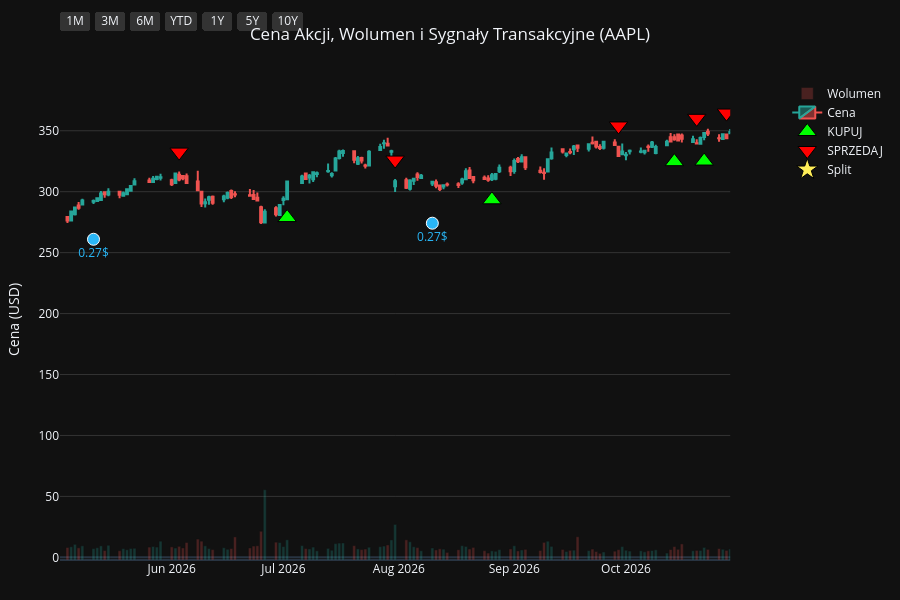
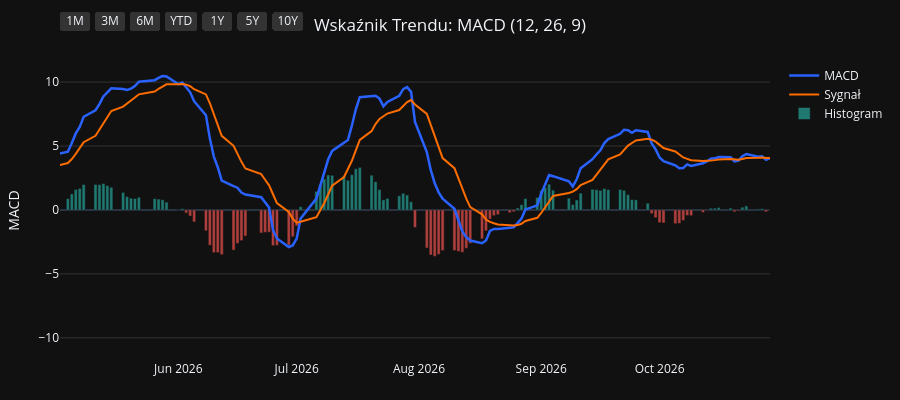
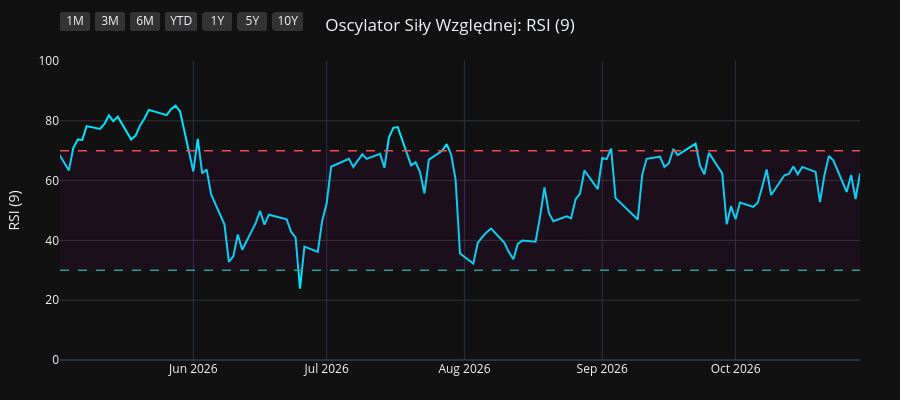
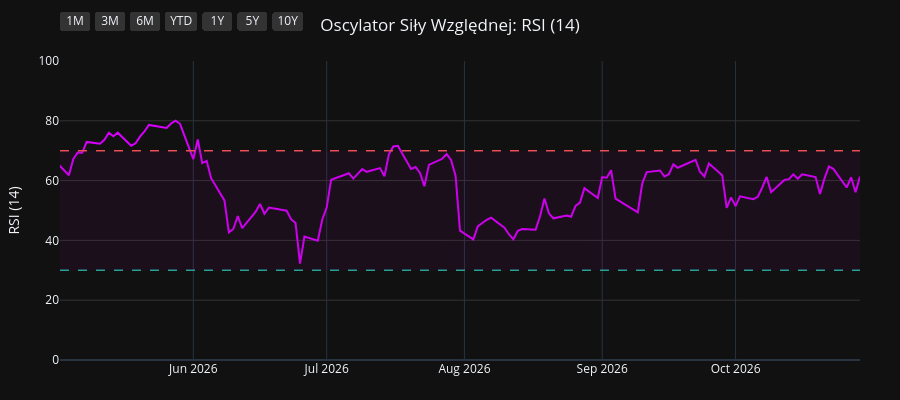

These figures' notebook cell, in order:
### Code cell
import os
import yfinance as yf
import pandas as pd
import pandas_ta as ta
import plotly.graph_objects as go
from plotly.subplots import make_subplots

# 1. Pobranie i przygotowanie danych
symbol = os.environ.get("STOCK_TICKER", "").strip().upper()
if not symbol:
    raise RuntimeError("Set STOCK_TICKER before running price_extractor.ipynb")
df = yf.Ticker(symbol).history(period="10y")
df.index = df.index.tz_localize(None)

# Wskaźniki i sygnały
df.ta.macd(fast=12, slow=26, signal=9, append=True)
df.ta.rsi(length=9, append=True)
df.ta.rsi(length=14, append=True)
df.ta.rsi(length=21, append=True)
df.dropna(inplace=True)

macd = df['MACD_12_26_9']
signal = df['MACDs_12_26_9']
wczorajszy_macd = macd.shift(1)
wczorajszy_signal = signal.shift(1)

df['Decyzja'] = 'BRAK'
df.loc[(macd > signal) & (wczorajszy_macd <= wczorajszy_signal), 'Decyzja'] = 'KUPUJ'
df.loc[(macd < signal) & (wczorajszy_macd >= wczorajszy_signal), 'Decyzja'] = 'SPRZEDAJ'

df_kupuj = df[df['Decyzja'] == 'KUPUJ']
df_sprzedaj = df[df['Decyzja'] == 'SPRZEDAJ']
df_dywidendy = df[df['Dividends'] > 0]
df_splity = df[df['Stock Splits'] > 0]

# Wspólna konfiguracja osi X
konfiguracja_osi_x = dict(
    type="date",
    showspikes=True, spikemode="across", spikesnap="cursor", spikedash="dot", spikecolor="#ffffff", spikethickness=1, hoverformat="%Y-%m-%d",
    rangeselector=dict(
        buttons=list([
            dict(count=1, label="1M", step="month", stepmode="backward"),
            dict(count=3, label="3M", step="month", stepmode="backward"),
            dict(count=6, label="6M", step="month", stepmode="backward"),
            dict(count=1, label="YTD", step="year", stepmode="todate"),
            dict(count=1, label="1Y", step="year", stepmode="backward"),
            dict(count=5, label="5Y", step="year", stepmode="backward"),
            dict(step="all", label="10Y")
        ]),
        bgcolor="#333333", activecolor="#2962ff", x=0, y=1.1
    )
)

# ==========================================
# WYKRES 1: CENA + WOLUMEN + SYGNAŁY
# ==========================================
fig1 = make_subplots(specs=[[{"secondary_y": True}]])

kolory_wolumenu = ['#26a69a' if row['Close'] >= row['Open'] else '#ef5350' for index, row in df.iterrows()]
fig1.add_trace(go.Bar(x=df.index, y=df['Volume'], marker_color=kolory_wolumenu, opacity=0.25, name='Wolumen'), secondary_y=True)
fig1.add_trace(go.Candlestick(x=df.index, open=df['Open'], high=df['High'], low=df['Low'], close=df['Close'], name='Cena', increasing_line_color='#26a69a', decreasing_line_color='#ef5350'), secondary_y=False)
fig1.add_trace(go.Scatter(x=df_kupuj.index, y=df_kupuj['Low'] * 0.95, customdata=df_kupuj[['Low', 'High']], mode='markers', marker=dict(symbol='triangle-up', size=16, color='#00ff00', line=dict(width=1, color='black')), name='KUPUJ', hovertemplate='KUPUJ<br>Najniższa: %{customdata[0]:.2f}<br>Najwyższa: %{customdata[1]:.2f}<extra></extra>'), secondary_y=False)
fig1.add_trace(go.Scatter(x=df_sprzedaj.index, y=df_sprzedaj['High'] * 1.05, customdata=df_sprzedaj[['Low', 'High']], mode='markers', marker=dict(symbol='triangle-down', size=16, color='#ff0000', line=dict(width=1, color='black')), name='SPRZEDAJ', hovertemplate='SPRZEDAJ<br>Najniższa: %{customdata[0]:.2f}<br>Najwyższa: %{customdata[1]:.2f}<extra></extra>'), secondary_y=False)

if not df_dywidendy.empty:
    fig1.add_trace(go.Scatter(x=df_dywidendy.index, y=df_dywidendy['Low'] * 0.90, mode='markers+text', marker=dict(symbol='circle', size=12, color='#29b6f6', line=dict(width=1, color='white')), text=df_dywidendy['Dividends'].apply(lambda x: f"{x}$"), textposition="bottom center", name='Dywidenda', showlegend=False, hovertemplate='Dywidenda: %{text}<extra></extra>', textfont=dict(color="#29b6f6")), secondary_y=False)
if not df_splity.empty:
                    fig1.add_trace(go.Scatter(x=df_splity.index, y=df_splity['High'], mode='markers+text', marker=dict(symbol='star', size=16, color='#ffee58', line=dict(width=1, color='black')), text=df_splity['Stock Splits'].apply(lambda x: f"{x:g}:1" if x >= 1 else f"1:{1 / x:g}"), textposition="top center", name='Split', hovertemplate='%{text}<extra></extra>', textfont=dict(color="#ffee58")), secondary_y=False)

fig1.update_layout(title=dict(text=f"Cena Akcji, Wolumen i Sygnały Transakcyjne ({symbol})", x=0.5, xanchor='center'), dragmode='pan', xaxis_rangeslider_visible=False, template='plotly_dark', height=600, hovermode='x unified', margin=dict(l=60, r=40, t=60, b=40))
fig1.update_xaxes(**konfiguracja_osi_x)
fig1.update_xaxes(range=[df.index.max() - pd.Timedelta(days=180), df.index.max()])
fig1.update_yaxes(title_text="Cena (USD)", secondary_y=False, gridcolor='#333333')
fig1.update_yaxes(range=[0, df['Volume'].max() * 4], showgrid=False, showticklabels=False, secondary_y=True)
fig1.show(config={'scrollZoom': True})

# ==========================================
# WYKRES 2: WSKAŹNIK MACD
# ==========================================
fig2 = go.Figure()
fig2.add_trace(go.Scatter(x=df.index, y=df['MACD_12_26_9'], line=dict(color='#2962ff', width=2.5), name='MACD'))
fig2.add_trace(go.Scatter(x=df.index, y=df['MACDs_12_26_9'], line=dict(color='#ff6d00', width=2), name='Sygnał'))
kolory_macd = ['#26a69a' if val >= 0 else '#ef5350' for val in df['MACDh_12_26_9']]
fig2.add_trace(go.Bar(x=df.index, y=df['MACDh_12_26_9'], marker_color=kolory_macd, name='Histogram', opacity=0.7))
fig2.update_layout(title=dict(text="Wskaźnik Trendu: MACD (12, 26, 9)", x=0.5, xanchor='center'), dragmode='pan', xaxis_rangeslider_visible=False, template='plotly_dark', height=400, hovermode='x unified', margin=dict(l=60, r=40, t=60, b=40))
fig2.update_xaxes(**konfiguracja_osi_x)
fig2.update_xaxes(range=[df.index.max() - pd.Timedelta(days=180), df.index.max()])
fig2.update_yaxes(title_text="MACD", gridcolor='#333333')
fig2.show(config={'scrollZoom': True})

# ==========================================
# WYKRES 3: OSCYLATOR RSI (9)
# ==========================================
fig3 = go.Figure()
fig3.add_trace(go.Scatter(x=df.index, y=df['RSI_9'], line=dict(color='#00e5ff', width=2), name='RSI (9)'))
fig3.add_hline(y=70, line_dash="dash", line_color="#ef5350", line_width=1.5)
fig3.add_hline(y=30, line_dash="dash", line_color="#26a69a", line_width=1.5)
fig3.add_hrect(y0=30, y1=70, line_width=0, fillcolor="purple", opacity=0.1)
fig3.update_layout(title=dict(text="Oscylator Siły Względnej: RSI (9)", x=0.5, xanchor='center'), dragmode='pan', xaxis_rangeslider_visible=False, template='plotly_dark', height=400, hovermode='x unified', margin=dict(l=60, r=40, t=60, b=40))
fig3.update_xaxes(**konfiguracja_osi_x)
fig3.update_xaxes(range=[df.index.max() - pd.Timedelta(days=180), df.index.max()])
fig3.update_yaxes(title_text="RSI (9)", range=[0, 100], gridcolor='#333333')
fig3.show(config={'scrollZoom': True})

# ==========================================
# WYKRES 4: OSCYLATOR RSI (14)
# ==========================================
fig4 = go.Figure()
fig4.add_trace(go.Scatter(x=df.index, y=df['RSI_14'], line=dict(color='#d500f9', width=2), name='RSI (14)'))
fig4.add_hline(y=70, line_dash="dash", line_color="#ef5350", line_width=1.5)
fig4.add_hline(y=30, line_dash="dash", line_color="#26a69a", line_width=1.5)
fig4.add_hrect(y0=30, y1=70, line_width=0, fillcolor="purple", opacity=0.1)
fig4.update_layout(title=dict(text="Oscylator Siły Względnej: RSI (14)", x=0.5, xanchor='center'), dragmode='pan', xaxis_rangeslider_visible=False, template='plotly_dark', height=400, hovermode='x unified', margin=dict(l=60, r=40, t=60, b=40))
fig4.update_xaxes(**konfiguracja_osi_x)
fig4.update_xaxes(range=[df.index.max() - pd.Timedelta(days=180), df.index.max()])
fig4.update_yaxes(title_text="RSI (14)", range=[0, 100], gridcolor='#333333')
fig4.show(config={'scrollZoom': True})

# ==========================================
# WYKRES 5: OSCYLATOR RSI (21)
# ==========================================
fig5 = go.Figure()
fig5.add_trace(go.Scatter(x=df.index, y=df['RSI_21'], line=dict(color='#64dd17', width=2), name='RSI (21)'))
fig5.add_hline(y=70, line_dash="dash", line_color="#ef5350", line_width=1.5)
fig5.add_hline(y=30, line_dash="dash", line_color="#26a69a", line_width=1.5)
fig5.add_hrect(y0=30, y1=70, line_width=0, fillcolor="purple", opacity=0.1)
fig5.update_layout(title=dict(text="Oscylator Siły Względnej: RSI (21)", x=0.5, xanchor='center'), dragmode='pan', xaxis_rangeslider_visible=False, template='plotly_dark', height=400, hovermode='x unified', margin=dict(l=60, r=40, t=60, b=40))
fig5.update_xaxes(**konfiguracja_osi_x)
fig5.update_xaxes(range=[df.index.max() - pd.Timedelta(days=180), df.index.max()])
fig5.update_yaxes(title_text="RSI (21)", range=[0, 100], gridcolor='#333333')
fig5.show(config={'scrollZoom': True})

### Figure 1 — Plotly figure (JSON) as saved in the notebook; plotly's stock layout.template omitted (floating-point values rounded to 4 significant figures; data arrays with more than 128 entries replaced by an {"elided": "..."} marker saying what was removed)
{"data": [{"marker": {"color": {"elided": "2480 str values"}}, "name": "Wolumen", "opacity": 0.25, "type": "bar", "x": {"elided": "2480 str values"}, "xaxis": "x", "y": {"elided": "2480 int values"}, "yaxis": "y2"}, {"close": {"elided": "2480 float values"}, "decreasing": {"line": {"color": "#ef5350"}}, "high": {"elided": "2480 float values"}, "increasing": {"line": {"color": "#26a69a"}}, "low": {"elided": "2480 float values"}, "name": "Cena", "open": {"elided": "2480 float values"}, "type": "candlestick", "x": {"elided": "2480 str values"}, "xaxis": "x", "yaxis": "y"}, {"customdata": {"elided": "91x2 float values"}, "hovertemplate": "KUPUJ<br>Najniższa: %{customdata[0]:.2f}<br>Najwyższa: %{customdata[1]:.2f}<extra></extra>", "marker": {"color": "#00ff00", "line": {"color": "black", "width": 1}, "size": 16, "symbol": "triangle-up"}, "mode": "markers", "name": "KUPUJ", "type": "scatter", "x": ["2017-01-09T00:00:00", "2017-01-25T00:00:00", "2017-02-01T00:00:00", "2017-05-01T00:00:00", "2017-07-10T00:00:00", "2017-08-29T00:00:00", "2017-10-06T00:00:00", "2017-12-18T00:00:00", "2018-01-08T00:00:00", "2018-02-14T00:00:00", "2018-04-10T00:00:00", "2018-05-02T00:00:00", "2018-06-06T00:00:00", "2018-07-09T00:00:00", "2018-08-01T00:00:00", "2018-10-02T00:00:00", "2018-12-03T00:00:00", "2018-12-12T00:00:00", "2018-12-28T00:00:00", "2019-03-12T00:00:00", "2019-04-02T00:00:00", "2019-04-18T00:00:00", "2019-06-06T00:00:00", "2019-07-23T00:00:00", "2019-08-19T00:00:00", "2019-09-05T00:00:00", "2019-10-07T00:00:00", "2019-12-16T00:00:00", "2020-03-27T00:00:00", "2020-06-08T00:00:00", "2020-07-08T00:00:00", "2020-07-20T00:00:00", "2020-07-31T00:00:00", "2020-10-01T00:00:00", "2020-11-06T00:00:00", "2020-12-01T00:00:00", "2021-01-22T00:00:00", "2021-03-15T00:00:00", "2021-06-07T00:00:00", "2021-08-17T00:00:00", "2021-08-31T00:00:00", "2021-10-14T00:00:00", "2021-11-17T00:00:00", "2022-02-01T00:00:00", "2022-03-18T00:00:00", "2022-05-27T00:00:00", "2022-06-23T00:00:00", "2022-10-17T00:00:00", "2022-11-11T00:00:00", "2023-01-09T00:00:00", "2023-03-16T00:00:00", "2023-04-19T00:00:00", "2023-05-01T00:00:00", "2023-05-05T00:00:00", "2023-05-18T00:00:00", "2023-05-31T00:00:00", "2023-06-27T00:00:00", "2023-08-25T00:00:00", "2023-10-04T00:00:00", "2023-11-02T00:00:00", "2023-12-08T00:00:00", "2023-12-13T00:00:00", "2024-01-19T00:00:00", "2024-03-18T00:00:00", "2024-04-25T00:00:00", "2024-06-05T00:00:00", "2024-06-07T00:00:00", "2024-06-11T00:00:00", "2024-07-02T00:00:00", "2024-08-14T00:00:00", "2024-09-20T00:00:00", "2024-10-10T00:00:00", "2024-11-19T00:00:00", "2025-01-29T00:00:00", "2025-03-25T00:00:00", "2025-04-15T00:00:00", "2025-05-12T00:00:00", "2025-06-06T00:00:00", "2025-06-23T00:00:00", "2025-08-07T00:00:00", "2025-09-03T00:00:00", "2025-09-19T00:00:00", "2025-10-23T00:00:00", "2025-11-28T00:00:00", "2026-01-28T00:00:00", "2026-02-24T00:00:00", "2026-03-31T00:00:00", "2026-07-02T00:00:00", "2026-08-26T00:00:00", "2026-10-14T00:00:00", "2026-10-22T00:00:00"], "xaxis": "x", "y": [25.75, 26.27, 27.73, 31.79, 31.57, 35.37, 34.17, 38.8, 38.59, 36.29, 38.21, 38.72, 42.92, 42.34, 44.13, 50.86, 40.81, 38.06, 34.81, 40.57, 43.21, 45.81, 41.36, 47.06, 47.87, 48.21, 51.47, 63.32, 56.61, 75.2, 86.47, 88.28, 92.66, 106.6, 107.1, 110.7, 124.5, 111.2, 115.5, 138.1, 140.2, 131.1, 140.1, 159.9, 148.4, 135.2, 126.2, 130.7, 134.7, 121.2, 141.7, 154.7, 157.6, 159.6, 161.5, 165.5, 173.8, 164.8, 160.3, 164.5, 181.8, 182.9, 177.2, 163.1, 158.0, 183.4, 182.7, 182.2, 202.4, 207.0, 214.4, 214.0, 213.8, 220.7, 207.8, 188.6, 195.5, 191.0, 188.1, 204.8, 221.8, 227.4, 244.2, 261.5, 241.1, 253.9, 234.3, 278.8, 293.4, 324.6, 325.2], "yaxis": "y"}, {"customdata": {"elided": "92x2 float values"}, "hovertemplate": "SPRZEDAJ<br>Najniższa: %{customdata[0]:.2f}<br>Najwyższa: %{customdata[1]:.2f}<extra></extra>", "marker": {"color": "#ff0000", "line": {"color": "black", "width": 1}, "size": 16, "symbol": "triangle-down"}, "mode": "markers", "name": "SPRZEDAJ", "type": "scatter", "x": ["2016-12-30T00:00:00", "2017-01-23T00:00:00", "2017-01-31T00:00:00", "2017-02-27T00:00:00", "2017-05-22T00:00:00", "2017-08-21T00:00:00", "2017-09-06T00:00:00", "2017-11-16T00:00:00", "2017-12-26T00:00:00", "2018-01-24T00:00:00", "2018-03-19T00:00:00", "2018-04-20T00:00:00", "2018-05-25T00:00:00", "2018-06-08T00:00:00", "2018-07-30T00:00:00", "2018-09-07T00:00:00", "2018-10-08T00:00:00", "2018-12-10T00:00:00", "2018-12-20T00:00:00", "2019-03-06T00:00:00", "2019-03-28T00:00:00", "2019-04-15T00:00:00", "2019-04-26T00:00:00", "2019-07-17T00:00:00", "2019-08-02T00:00:00", "2019-08-27T00:00:00", "2019-09-24T00:00:00", "2019-11-20T00:00:00", "2020-01-24T00:00:00", "2020-05-27T00:00:00", "2020-06-29T00:00:00", "2020-07-17T00:00:00", "2020-07-21T00:00:00", "2020-09-03T00:00:00", "2020-10-21T00:00:00", "2020-11-23T00:00:00", "2021-01-05T00:00:00", "2021-02-01T00:00:00", "2021-04-29T00:00:00", "2021-07-21T00:00:00", "2021-08-18T00:00:00", "2021-09-10T00:00:00", "2021-11-10T00:00:00", "2021-12-17T00:00:00", "2022-02-17T00:00:00", "2022-04-08T00:00:00", "2022-06-13T00:00:00", "2022-08-22T00:00:00", "2022-11-04T00:00:00", "2022-11-29T00:00:00", "2023-02-21T00:00:00", "2023-04-11T00:00:00", "2023-04-20T00:00:00", "2023-05-02T00:00:00", "2023-05-16T00:00:00", "2023-05-22T00:00:00", "2023-06-26T00:00:00", "2023-07-10T00:00:00", "2023-09-11T00:00:00", "2023-10-20T00:00:00", "2023-11-30T00:00:00", "2023-12-11T00:00:00", "2023-12-19T00:00:00", "2024-01-31T00:00:00", "2024-04-19T00:00:00", "2024-05-29T00:00:00", "2024-06-06T00:00:00", "2024-06-10T00:00:00", "2024-06-25T00:00:00", "2024-07-18T00:00:00", "2024-09-04T00:00:00", "2024-10-07T00:00:00", "2024-10-25T00:00:00", "2024-12-30T00:00:00", "2025-03-03T00:00:00", "2025-04-03T00:00:00", "2025-05-08T00:00:00", "2025-05-22T00:00:00", "2025-06-11T00:00:00", "2025-07-29T00:00:00", "2025-08-25T00:00:00", "2025-09-10T00:00:00", "2025-10-07T00:00:00", "2025-11-07T00:00:00", "2025-12-08T00:00:00", "2026-02-13T00:00:00", "2026-03-02T00:00:00", "2026-06-03T00:00:00", "2026-07-31T00:00:00", "2026-09-29T00:00:00", "2026-10-20T00:00:00", "2026-10-28T00:00:00"], "xaxis": "x", "y": [28.29, 29.16, 29.3, 33.32, 37.62, 38.58, 39.83, 42.15, 42.05, 43.48, 43.7, 42.16, 46.88, 47.46, 47.51, 55.9, 55.76, 42.34, 40.35, 43.87, 47.39, 49.96, 51.25, 51.47, 51.8, 52.53, 56.05, 67.23, 81.69, 80.93, 91.97, 98.68, 100.8, 131.1, 120.8, 119.9, 134.3, 138.0, 139.9, 149.4, 154.4, 159.2, 154.0, 177.9, 176.5, 176.4, 139.0, 174.9, 147.2, 149.4, 156.3, 167.7, 173.4, 176.0, 179.1, 180.8, 194.6, 196.6, 186.8, 181.7, 197.4, 200.7, 204.3, 194.1, 172.8, 200.0, 204.4, 205.2, 219.9, 239.7, 230.9, 235.0, 242.8, 264.3, 254.7, 216.5, 208.8, 211.9, 213.7, 224.5, 239.9, 243.1, 269.3, 284.9, 292.9, 274.9, 279.4, 332.5, 325.9, 353.9, 360.2, 364.5], "yaxis": "y"}, {"hovertemplate": "Dywidenda: %{text}<extra></extra>", "marker": {"color": "#29b6f6", "line": {"color": "white", "width": 1}, "size": 12, "symbol": "circle"}, "mode": "markers+text", "name": "Dywidenda", "showlegend": false, "text": ["0.1425$", "0.1575$", "0.1575$", "0.1575$", "0.1575$", "0.1825$", "0.1825$", "0.1825$", "0.1825$", "0.1925$", "0.1925$", "0.1925$", "0.1925$", "0.205$", "0.205$", "0.205$", "0.205$", "0.22$", "0.22$", "0.22$", "0.22$", "0.23$", "0.23$", "0.23$", "0.23$", "0.24$", "0.24$", "0.24$", "0.24$", "0.25$", "0.25$", "0.25$", "0.25$", "0.26$", "0.26$", "0.26$", "0.26$", "0.27$", "0.27$"], "textfont": {"color": "#29b6f6"}, "textposition": "bottom center", "type": "scatter", "x": ["2017-02-09T00:00:00", "2017-05-11T00:00:00", "2017-08-10T00:00:00", "2017-11-10T00:00:00", "2018-02-09T00:00:00", "2018-05-11T00:00:00", "2018-08-10T00:00:00", "2018-11-08T00:00:00", "2019-02-08T00:00:00", "2019-05-10T00:00:00", "2019-08-09T00:00:00", "2019-11-07T00:00:00", "2020-02-07T00:00:00", "2020-05-08T00:00:00", "2020-08-07T00:00:00", "2020-11-06T00:00:00", "2021-02-05T00:00:00", "2021-05-07T00:00:00", "2021-08-06T00:00:00", "2021-11-05T00:00:00", "2022-02-04T00:00:00", "2022-05-06T00:00:00", "2022-08-05T00:00:00", "2022-11-04T00:00:00", "2023-02-10T00:00:00", "2023-05-12T00:00:00", "2023-08-11T00:00:00", "2023-11-10T00:00:00", "2024-02-09T00:00:00", "2024-05-10T00:00:00", "2024-08-12T00:00:00", "2024-11-08T00:00:00", "2025-02-10T00:00:00", "2025-05-12T00:00:00", "2025-08-11T00:00:00", "2025-11-10T00:00:00", "2026-02-09T00:00:00", "2026-05-11T00:00:00", "2026-08-10T00:00:00"], "xaxis": "x", "y": [27.24, 31.78, 32.39, 36.63, 31.71, 39.72, 43.94, 44.11, 36.09, 41.46, 43.03, 55.9, 69.03, 66.23, 96.2, 101.5, 118.9, 113.5, 127.8, 131.9, 150.2, 135.9, 143.9, 118.8, 132.1, 151.6, 156.8, 163.2, 167.4, 162.4, 192.4, 202.3, 203.2, 185.2, 201.5, 240.1, 244.1, 261.0, 274.1], "yaxis": "y"}, {"hovertemplate": "%{text}<extra></extra>", "marker": {"color": "#ffee58", "line": {"color": "black", "width": 1}, "size": 16, "symbol": "star"}, "mode": "markers+text", "name": "Split", "text": ["4:1"], "textfont": {"color": "#ffee58"}, "textposition": "top center", "type": "scatter", "x": ["2020-08-31T00:00:00"], "xaxis": "x", "y": [127.0], "yaxis": "y"}], "layout": {"dragmode": "pan", "height": 600, "hovermode": "x unified", "margin": {"b": 40, "l": 60, "r": 40, "t": 60}, "title": {"text": "Cena Akcji, Wolumen i Sygnały Transakcyjne (AAPL)", "x": 0.5, "xanchor": "center"}, "xaxis": {"anchor": "y", "domain": [0.0, 0.94], "hoverformat": "%Y-%m-%d", "range": ["2026-05-02T00:00:00", "2026-10-29T00:00:00"], "rangeselector": {"activecolor": "#2962ff", "bgcolor": "#333333", "buttons": [{"count": 1, "label": "1M", "step": "month", "stepmode": "backward"}, {"count": 3, "label": "3M", "step": "month", "stepmode": "backward"}, {"count": 6, "label": "6M", "step": "month", "stepmode": "backward"}, {"count": 1, "label": "YTD", "step": "year", "stepmode": "todate"}, {"count": 1, "label": "1Y", "step": "year", "stepmode": "backward"}, {"count": 5, "label": "5Y", "step": "year", "stepmode": "backward"}, {"label": "10Y", "step": "all"}], "x": 0, "y": 1.1}, "rangeslider": {"visible": false}, "showspikes": true, "spikecolor": "#ffffff", "spikedash": "dot", "spikemode": "across", "spikesnap": "cursor", "spikethickness": 1, "type": "date"}, "yaxis": {"anchor": "x", "domain": [0.0, 1.0], "gridcolor": "#333333", "title": {"text": "Cena (USD)"}}, "yaxis2": {"anchor": "x", "overlaying": "y", "range": [0, 1791760000], "showgrid": false, "showticklabels": false, "side": "right"}}}

### Figure 2 — Plotly figure (JSON) as saved in the notebook; plotly's stock layout.template omitted (floating-point values rounded to 4 significant figures; data arrays with more than 128 entries replaced by an {"elided": "..."} marker saying what was removed)
{"data": [{"line": {"color": "#2962ff", "width": 2.5}, "name": "MACD", "type": "scatter", "x": {"elided": "2480 str values"}, "y": {"elided": "2480 float values"}}, {"line": {"color": "#ff6d00", "width": 2}, "name": "Sygnał", "type": "scatter", "x": {"elided": "2480 str values"}, "y": {"elided": "2480 float values"}}, {"marker": {"color": {"elided": "2480 str values"}}, "name": "Histogram", "opacity": 0.7, "type": "bar", "x": {"elided": "2480 str values"}, "y": {"elided": "2480 float values"}}], "layout": {"dragmode": "pan", "height": 400, "hovermode": "x unified", "margin": {"b": 40, "l": 60, "r": 40, "t": 60}, "title": {"text": "Wskaźnik Trendu: MACD (12, 26, 9)", "x": 0.5, "xanchor": "center"}, "xaxis": {"hoverformat": "%Y-%m-%d", "range": ["2026-05-02T00:00:00", "2026-10-29T00:00:00"], "rangeselector": {"activecolor": "#2962ff", "bgcolor": "#333333", "buttons": [{"count": 1, "label": "1M", "step": "month", "stepmode": "backward"}, {"count": 3, "label": "3M", "step": "month", "stepmode": "backward"}, {"count": 6, "label": "6M", "step": "month", "stepmode": "backward"}, {"count": 1, "label": "YTD", "step": "year", "stepmode": "todate"}, {"count": 1, "label": "1Y", "step": "year", "stepmode": "backward"}, {"count": 5, "label": "5Y", "step": "year", "stepmode": "backward"}, {"label": "10Y", "step": "all"}], "x": 0, "y": 1.1}, "rangeslider": {"visible": false}, "showspikes": true, "spikecolor": "#ffffff", "spikedash": "dot", "spikemode": "across", "spikesnap": "cursor", "spikethickness": 1, "type": "date"}, "yaxis": {"gridcolor": "#333333", "title": {"text": "MACD"}}}}

### Figure 3 — Plotly figure (JSON) as saved in the notebook; plotly's stock layout.template omitted (floating-point values rounded to 4 significant figures; data arrays with more than 128 entries replaced by an {"elided": "..."} marker saying what was removed)
{"data": [{"line": {"color": "#00e5ff", "width": 2}, "name": "RSI (9)", "type": "scatter", "x": {"elided": "2480 str values"}, "y": {"elided": "2480 float values"}}], "layout": {"dragmode": "pan", "height": 400, "hovermode": "x unified", "margin": {"b": 40, "l": 60, "r": 40, "t": 60}, "shapes": [{"line": {"color": "#ef5350", "dash": "dash", "width": 1.5}, "type": "line", "x0": 0, "x1": 1, "xref": "x domain", "y0": 70, "y1": 70, "yref": "y"}, {"line": {"color": "#26a69a", "dash": "dash", "width": 1.5}, "type": "line", "x0": 0, "x1": 1, "xref": "x domain", "y0": 30, "y1": 30, "yref": "y"}, {"fillcolor": "purple", "line": {"width": 0}, "opacity": 0.1, "type": "rect", "x0": 0, "x1": 1, "xref": "x domain", "y0": 30, "y1": 70, "yref": "y"}], "title": {"text": "Oscylator Siły Względnej: RSI (9)", "x": 0.5, "xanchor": "center"}, "xaxis": {"hoverformat": "%Y-%m-%d", "range": ["2026-05-02T00:00:00", "2026-10-29T00:00:00"], "rangeselector": {"activecolor": "#2962ff", "bgcolor": "#333333", "buttons": [{"count": 1, "label": "1M", "step": "month", "stepmode": "backward"}, {"count": 3, "label": "3M", "step": "month", "stepmode": "backward"}, {"count": 6, "label": "6M", "step": "month", "stepmode": "backward"}, {"count": 1, "label": "YTD", "step": "year", "stepmode": "todate"}, {"count": 1, "label": "1Y", "step": "year", "stepmode": "backward"}, {"count": 5, "label": "5Y", "step": "year", "stepmode": "backward"}, {"label": "10Y", "step": "all"}], "x": 0, "y": 1.1}, "rangeslider": {"visible": false}, "showspikes": true, "spikecolor": "#ffffff", "spikedash": "dot", "spikemode": "across", "spikesnap": "cursor", "spikethickness": 1, "type": "date"}, "yaxis": {"gridcolor": "#333333", "range": [0, 100], "title": {"text": "RSI (9)"}}}}

### Figure 4 — Plotly figure (JSON) as saved in the notebook; plotly's stock layout.template omitted (floating-point values rounded to 4 significant figures; data arrays with more than 128 entries replaced by an {"elided": "..."} marker saying what was removed)
{"data": [{"line": {"color": "#d500f9", "width": 2}, "name": "RSI (14)", "type": "scatter", "x": {"elided": "2480 str values"}, "y": {"elided": "2480 float values"}}], "layout": {"dragmode": "pan", "height": 400, "hovermode": "x unified", "margin": {"b": 40, "l": 60, "r": 40, "t": 60}, "shapes": [{"line": {"color": "#ef5350", "dash": "dash", "width": 1.5}, "type": "line", "x0": 0, "x1": 1, "xref": "x domain", "y0": 70, "y1": 70, "yref": "y"}, {"line": {"color": "#26a69a", "dash": "dash", "width": 1.5}, "type": "line", "x0": 0, "x1": 1, "xref": "x domain", "y0": 30, "y1": 30, "yref": "y"}, {"fillcolor": "purple", "line": {"width": 0}, "opacity": 0.1, "type": "rect", "x0": 0, "x1": 1, "xref": "x domain", "y0": 30, "y1": 70, "yref": "y"}], "title": {"text": "Oscylator Siły Względnej: RSI (14)", "x": 0.5, "xanchor": "center"}, "xaxis": {"hoverformat": "%Y-%m-%d", "range": ["2026-05-02T00:00:00", "2026-10-29T00:00:00"], "rangeselector": {"activecolor": "#2962ff", "bgcolor": "#333333", "buttons": [{"count": 1, "label": "1M", "step": "month", "stepmode": "backward"}, {"count": 3, "label": "3M", "step": "month", "stepmode": "backward"}, {"count": 6, "label": "6M", "step": "month", "stepmode": "backward"}, {"count": 1, "label": "YTD", "step": "year", "stepmode": "todate"}, {"count": 1, "label": "1Y", "step": "year", "stepmode": "backward"}, {"count": 5, "label": "5Y", "step": "year", "stepmode": "backward"}, {"label": "10Y", "step": "all"}], "x": 0, "y": 1.1}, "rangeslider": {"visible": false}, "showspikes": true, "spikecolor": "#ffffff", "spikedash": "dot", "spikemode": "across", "spikesnap": "cursor", "spikethickness": 1, "type": "date"}, "yaxis": {"gridcolor": "#333333", "range": [0, 100], "title": {"text": "RSI (14)"}}}}
